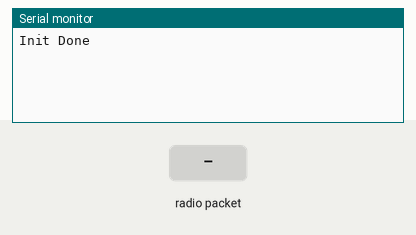
This sketch was run on a simulated Arduino Uno, built with avr-gcc and run on an emulated ATmega328P. Shown: the last lines printed to the serial monitor. The inputs (shaded band) are chosen by the test bench. No radio packets arrive unless stated.

Above: at 1.2 s.
1.3 s: radio packet "1" arrives
At 2.2 s:
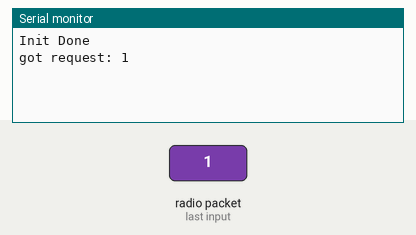
2.8 s: radio packet "0" arrives
At 3.3 s:
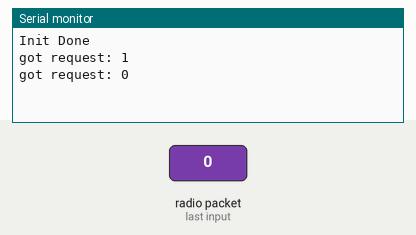
4.3 s: radio packet "2" arrives
At 5.7 s:
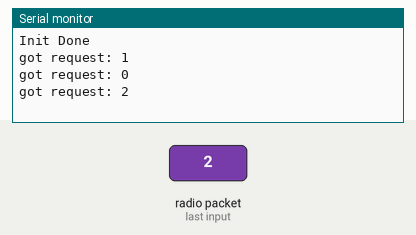

The sketch:

ZMS_Cansat_station.ino
```cpp
#include <SPI.h>
#include <RH_RF69.h>

// Singleton instance of the radio driver
RH_RF69 rf69(10, 3);

void setup()
{
  Serial.begin(115200);
  while (!Serial)
    ;
  if (!rf69.init())
    Serial.println("init failed");
  // Defaults modulation GFSK_Rb250Fd250, +13dbM (for low power module)
  // No encryption
  if (!rf69.setFrequency(868.0))
    Serial.println("setFrequency failed");

  // If you are using a high power RF69 eg RFM69HW, you *must* set a Tx power with the
  // ishighpowermodule flag set like this:
  rf69.setTxPower(14, true);

  // For compat with RFM69 Struct_send
  rf69.setModemConfig(RH_RF69::GFSK_Rb250Fd250);
  Serial.println("Init Done");
}

void loop()
{
  if (rf69.available())
  {
    // Should be a message for us now
    uint8_t buf[RH_RF69_MAX_MESSAGE_LEN];
    uint8_t len = sizeof(buf);
    if (rf69.recv(buf, &len))
    {

      Serial.print("got request: ");
      Serial.println((char*)buf);
//      Serial.print("RSSI: ");
//      Serial.println(rf69.lastRssi(), DEC);

      // Send a reply
      // uint8_t data[] = "And hello back to you";
      // rf69.send(data, sizeof(data));
      // rf69.waitPacketSent();
      // Serial.println("Sent a reply");
    }
    else
    {
      Serial.println("recv failed");
    }
  }
}
```

Measured:
- after the input at 1.3 s, the serial monitor: prints a new line at once (image 1)
- after the input at 2.8 s, the serial monitor: prints a new line at once (image 2)
- after the input at 4.3 s, the serial monitor: prints a new line at once (image 3)
